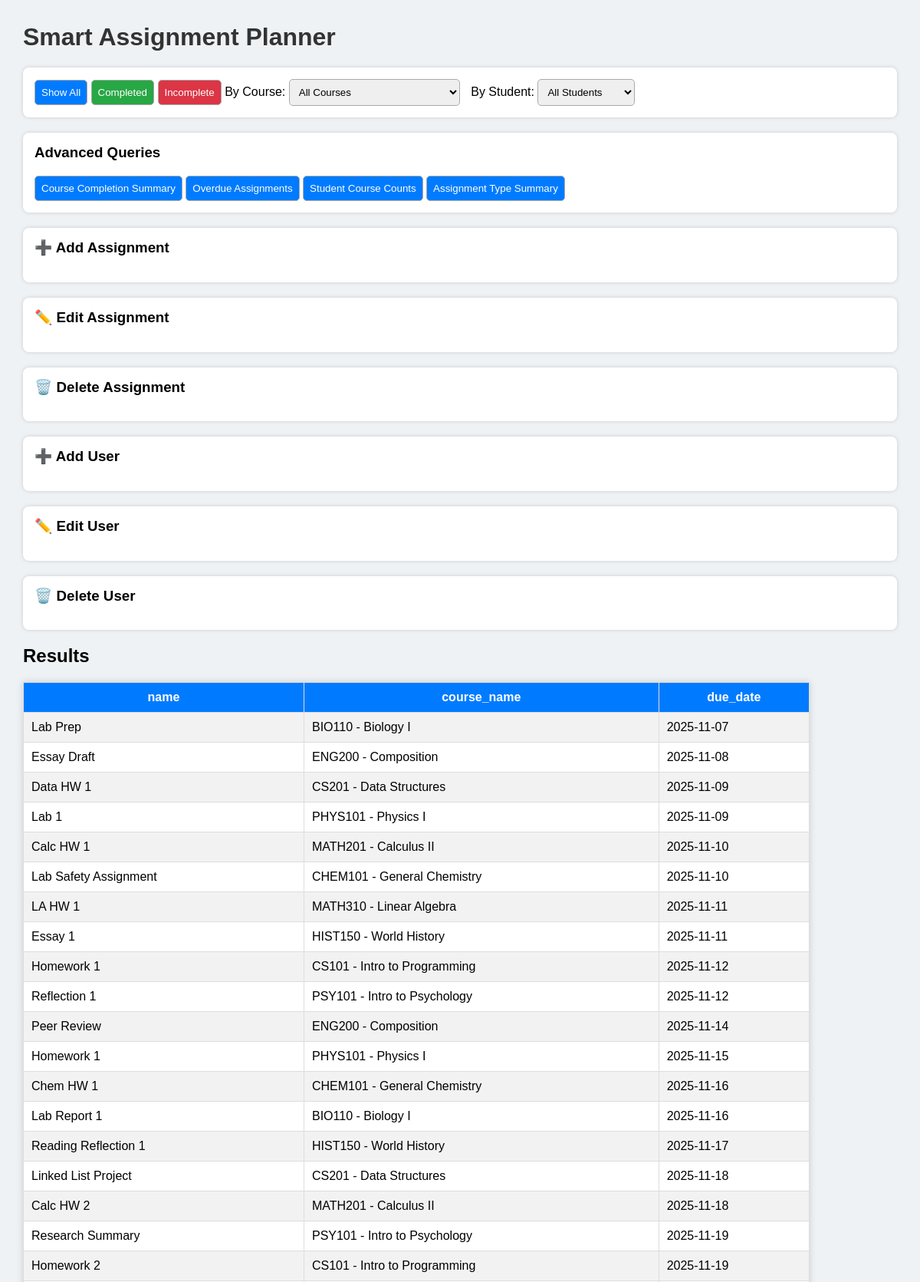
Page /index.php?query=overdue (upper part) on the committed database.
### tables this page shows
CREATE TABLE Assignment (
    assignment_id INT AUTO_INCREMENT PRIMARY KEY,
    course_id INT NOT NULL,
    name VARCHAR(200) NOT NULL,
    due_date DATE,
    completion_status TINYINT(1) DEFAULT 0,
    type VARCHAR(50),
    FOREIGN KEY (course_id) REFERENCES Course(course_id)
        ON DELETE CASCADE
        ON UPDATE CASCADE
);

CREATE TABLE Course (
    course_id INT AUTO_INCREMENT PRIMARY KEY,
    course_name VARCHAR(150) NOT NULL
);

### index.php (the view, shortened to what this page needs)
<?php
$servername = "localhost";
$username   = "phpuser";
$password   = "StrongPass123";
$database   = "smart_assignment_planner";
$conn = new mysqli($servername, $username, $password, $database);
$queryMode = $_GET['query'] ?? '';
$baseQuery = "SELECT A.assignment_id, A.name, A.due_date, A.completion_status, C.course_name
              FROM Assignment A
              JOIN Course C ON A.course_id = C.course_id";
$where = [];
if (!empty($where))
    $sql = $baseQuery ." WHERE ". implode(" AND ", $where) ." ORDER BY A.due_date ASC";
else
    $sql = $baseQuery ." ORDER BY A.due_date ASC";
function runSpecialQuery($conn, $queryMode)
{
    switch ($queryMode) {
        case "overdue":
            return $conn->query("
                SELECT A.name, C.course_name, A.due_date
                FROM Assignment A
                JOIN Course C ON A.course_id = C.course_id
                WHERE A.due_date < CURDATE()
                ORDER BY A.due_date;
            ");
    }
}
$specialResult = ($queryMode !== '') ? runSpecialQuery($conn, $queryMode) : null;
$mainResult = $conn->query($sql);
?>
<!DOCTYPE html>
<html>
<head>
</head>
<body>
<h1>Smart Assignment Planner</h1>
<div class="section">
    <form method="GET" style="display:inline;">
        <button name="filter" value="all">Show All</button>
    </form>
    <form method="GET" style="display:inline;">
        <button name="filter" value="completed" style="background:#28a745;">Completed</button>
    </form>
    <form method="GET" style="display:inline;">
        <button name="filter" value="incomplete" style="background:#dc3545;">Incomplete</button>
    </form>
    <form method="GET" style="display:inline;">
        <label>By Course:</label>
        <select name="course" onchange="this.form.submit()">
            <option value="">All Courses</option>
        </select>
        <label style="margin-left:10px;">By Student:</label>
        <select name="student" onchange="this.form.submit()">
            <option value="">All Students</option>
        </select>
    </form>
</div>
<div class="section">
    <h3>Advanced Queries</h3>
    <a href="index.php?query=summary"><button>Course Completion Summary</button></a>
    <a href="index.php?query=overdue"><button>Overdue Assignments</button></a>
    <a href="index.php?query=students"><button>Student Course Counts</button></a>
    <a href="index.php?query=types"><button>Assignment Type Summary</button></a>
</div>
<div class="section">
    <h3 onclick="toggle('addA')">➕ Add Assignment</h3>
</div>
<div class="section">
    <h3 onclick="toggle('editA')">✏️ Edit Assignment</h3>
</div>
<div class="section">
    <h3 onclick="toggle('delA')">🗑️ Delete Assignment</h3>
</div>
<div class="section">
    <h3 onclick="toggle('addU')">➕ Add User</h3>
</div>
<div class="section">
    <h3 onclick="toggle('editU')">✏️ Edit User</h3>
</div>
<div class="section">
    <h3 onclick="toggle('delU')">🗑️ Delete User</h3>
</div>
<h2>Results</h2>
<?php
$resultToShow = ($specialResult) ? $specialResult : $mainResult;
if ($resultToShow && $resultToShow->num_rows > 0):
?>
<table>
    <tr>
        <?php foreach($resultToShow->fetch_fields() as $field): ?>
            <th><?= $field->name ?></th>
        <?php endforeach; ?>
    </tr>
    <?php while($row = $resultToShow->fetch_assoc()): ?>
        <tr>
            <?php foreach($row as $col): ?>
                <td><?= htmlspecialchars($col) ?></td>
            <?php endforeach; ?>
        </tr>
    <?php endwhile; ?>
</table>
<?php else: ?>
<p>No results.</p>
<?php endif; ?>
</body>
</html>

### index.php (style rules this page uses)
body { font-family: Arial,sans-serif; margin: 30px; background:#eef2f5; }
h1 { color:#333; }
button, select, input[type=text], input[type=date] { padding:8px; border-radius:5px; border:1px solid #aaa; }
button { background:#007bff; color:white; cursor:pointer; }
.section { margin:20px 0; padding:15px; background:white; border-radius:8px; box-shadow:0 0 5px #ccc; }
.section h3 { cursor:pointer; margin-top:0; }
table { border-collapse:collapse; width:90%; background:white; margin-top:20px; box-shadow:0 0 8px #ccc; }
th,td { padding:10px; border:1px solid #ddd; }
th { background:#007bff; color:white; }
tr:nth-child(even) { background:#f2f2f2; }

### rows in the picture
assignment: name "Lab Prep", course.course_name "BIO110 - Biology I", due_date "2025-11-07"
assignment: name "Essay Draft", course.course_name "ENG200 - Composition", due_date "2025-11-08"
assignment: name "Data HW 1", course.course_name "CS201 - Data Structures", due_date "2025-11-09"
assignment: name "Lab 1", course.course_name "PHYS101 - Physics I", due_date "2025-11-09"
assignment: name "Calc HW 1", course.course_name "MATH201 - Calculus II", due_date "2025-11-10"
assignment: name "Lab Safety Assignment", course.course_name "CHEM101 - General Chemistry", due_date "2025-11-10"
assignment: name "LA HW 1", course.course_name "MATH310 - Linear Algebra", due_date "2025-11-11"
assignment: name "Essay 1", course.course_name "HIST150 - World History", due_date "2025-11-11"
assignment: name "Homework 1", course.course_name "CS101 - Intro to Programming", due_date "2025-11-12"
assignment: name "Reflection 1", course.course_name "PSY101 - Intro to Psychology", due_date "2025-11-12"
assignment: name "Peer Review", course.course_name "ENG200 - Composition", due_date "2025-11-14"
assignment: name "Homework 1", course.course_name "PHYS101 - Physics I", due_date "2025-11-15"
assignment: name "Chem HW 1", course.course_name "CHEM101 - General Chemistry", due_date "2025-11-16"
assignment: name "Lab Report 1", course.course_name "BIO110 - Biology I", due_date "2025-11-16"
assignment: name "Reading Reflection 1", course.course_name "HIST150 - World History", due_date "2025-11-17"
assignment: name "Linked List Project", course.course_name "CS201 - Data Structures", due_date "2025-11-18"
assignment: name "Calc HW 2", course.course_name "MATH201 - Calculus II", due_date "2025-11-18"
assignment: name "Research Summary", course.course_name "PSY101 - Intro to Psychology", due_date "2025-11-19"
assignment: name "Homework 2", course.course_name "CS101 - Intro to Programming", due_date "2025-11-19"

### other values in the picture
$field->name "name"
$field->name "course_name"
$field->name "due_date"
